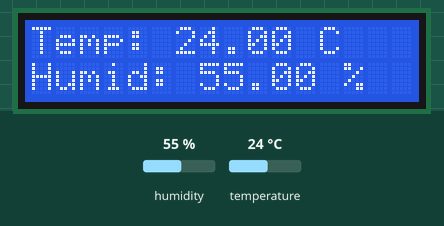
This sketch was run on a simulated Arduino Uno, built with avr-gcc and run on an emulated ATmega328P. Parts: 16×2 character LCD. The test bench sets the inputs (shaded band); at power-on: humidity 55 %, temperature 24 °C. What the sketch prints to the serial monitor is not drawn.

Above: at 1.2 s.
1.3 s: humidity set to 22 %
At 2.7 s:
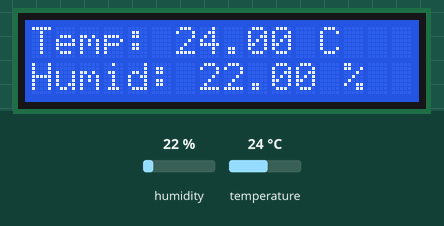
4.0 s: temperature set to 12 °C
At 5.5 s:
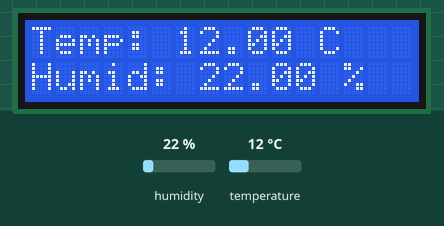
6.7 s: humidity set to 40 %
At 8.7 s:
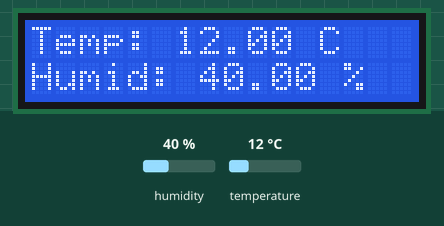
9.7 s: temperature set to 19 °C
At 11.5 s:
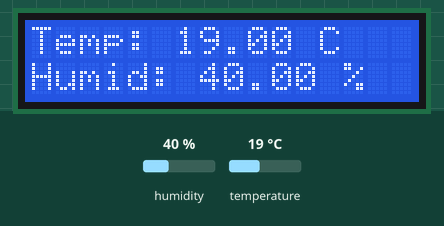
Timing chart, 0 to 13.0 s (numbered marks = the images above; inputs shaded):
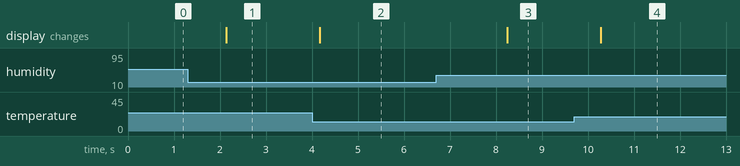

The sketch:

temp_humid_sensor.ino
```cpp
#include <Wire.h>
#include <LiquidCrystal_I2C.h>
#include <DHT.h>

LiquidCrystal_I2C lcd(0x27, 16, 2); //(บางรุ่นจะเป็น 0x3f, ความยาว, ความกว้าง)
DHT dht(2, DHT22); //(pin digitalที่เราใช้,ชนิดรุ่นเซนเซอร์)
float temp_c;
float humidity;
void setup() {

   lcd.begin();
   lcd.backlight();
   //lcd.noBacklight();
   Serial.begin(9600);
   dht.begin();
}

void loop() {
  temp_c = dht.readTemperature();
  humidity = dht.readHumidity();

  Serial.print("Temperature: ");    //ทำการเช็ค sensor
  Serial.print(temp_c);
  Serial.print(" C");
  Serial.print("Humidity: ");
  Serial.print(humidity);
  Serial.print(" %\n");

  lcd.home();             //แสดงผลออกทางจอ LCD
  //lcd.setCursor(0,0)      // ค่า default โดยเริ่มเป็น 0,0 อยู่แล้ว
  lcd.print("Temp: ");
  lcd.print(temp_c);
  lcd.print(" C");
  lcd.setCursor(0, 1);
  lcd.print("Humid: ");
  lcd.print(humidity);
  lcd.print(" %");

  delay(2000); //ความถี่ของตัว sensor คือ 0.5 Hz ใช้เวลาในการวัด 2 วินาทีต่อครั้ง


}
```

Measured:
- after the input at 1.3 s, the display: changes after 0.84 s (image 1)
- after the input at 4.0 s, the display: changes after 0.17 s (image 2)
- after the input at 6.7 s, the display: changes after 1.5 s (image 3)
- after the input at 9.7 s, the display: changes after 0.58 s (image 4)
